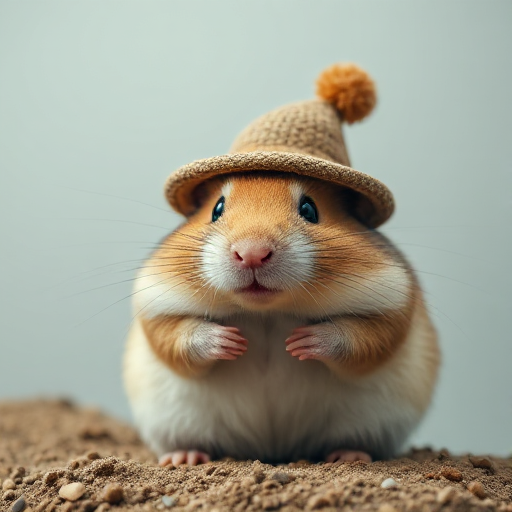

The Python source for this figure:
from diffusionkit.mlx import FluxPipeline

pipeline = FluxPipeline(
    shift=1.0,
    model_version="argmaxinc/mlx-FLUX.1-schnell",
    low_memory_mode=True,
    a16=True,
    w16=True,
)

HEIGHT = 512
WIDTH = 512
NUM_STEPS = 2  #  4 for FLUX.1-schnell, 50 for SD3
CFG_WEIGHT = 0.0  # for FLUX.1-schnell, 5. for SD3

image, _ = pipeline.generate_image(
    "a giant hamster with a tiny hat",
    cfg_weight=CFG_WEIGHT,
    num_steps=NUM_STEPS,
    latent_size=(HEIGHT // 8, WIDTH // 8),
)

image.save("image.png")
